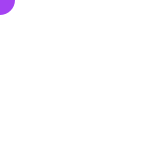
Frame 1 (no input)
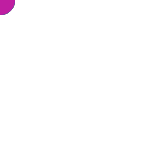
Frame 60 (the mouse pressed at the canvas centre just before this capture)
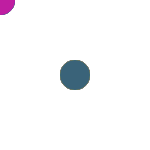
Frame 120 (the mouse held since frame 60 and released just before this capture)

The Processing sketch that drew these frames (run headless with seeded random() and noise(); from frame 60 on, the mouse is pressed at the canvas centre):

// Processing sketch: processing_46759
// ── processing_46759.pde

int d = 25;
void setup() {
  size( 150, 150 );
  background( 255, 255, 255 );
}
/////////////////////////////////////////////////
void draw() {
  noStroke();
  fill(random( 255 ), random( 255 ), random( 255 ));
  ellipse( mouseX, mouseY, 30, 30 );
  //alles wieder löschen
  if ( keyPressed == true ) {
    background( 255 );
  }//mouseabfrage
  if (mouseY<149 && mouseY>130 ) {
    stroke(255);
  }
  // alphawert
  else {
    stroke(100, 0, 0, 0 );
  }
  //HD
  strokeWeight(15);
  line(d, d, d, 125);
  line(d, 75, 60, 75);
  line(65, d, 90, d);
  line(65, 125, 90, 125);
  line(90, d, 107, 71);
  line(90, 125, 107, 79);
  line(107, 75, 108, 75);
}
                
                
